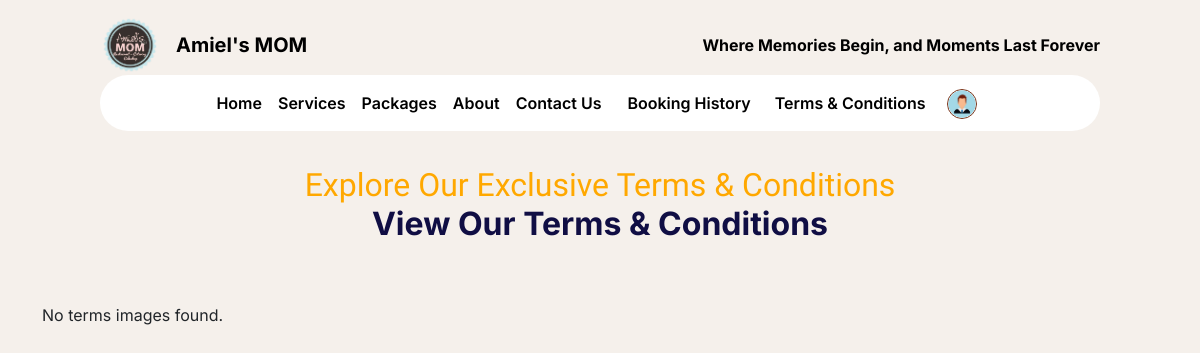
The page /features/users/web/terms_condition.php (signed in) on the database as committed earlier.
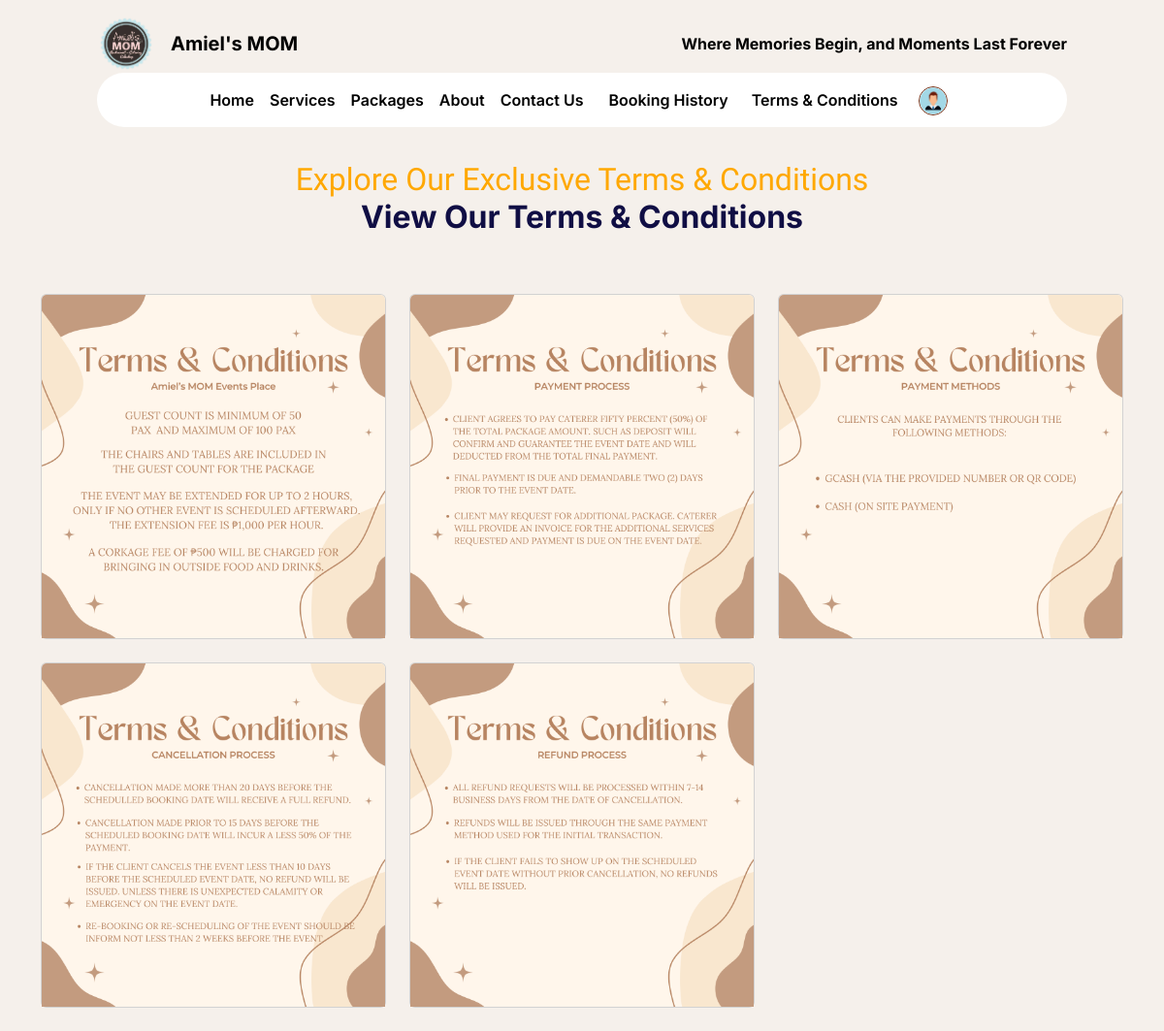
The same page on the database as committed later.
### tables this page shows
CREATE TABLE `terms_condition` (
  `id` int(11) NOT NULL,
  `image` varchar(255) NOT NULL,
  `created_at` timestamp NOT NULL DEFAULT current_timestamp()
);

### features/users/web/terms_condition.php (the view, shortened to what this page needs)
<?php
$email = isset($_SESSION['email']) ? $_SESSION['email'] : '';
?>
<!DOCTYPE html>
<html lang="en">
<head>
    <link href="https://cdn.jsdelivr.net/npm/bootstrap@5.3.3/dist/css/bootstrap.min.css" rel="stylesheet"
>
    <link rel="stylesheet" href="../css/packages.css">
    <link href="https://cdn.jsdelivr.net/npm/fullcalendar@6.1.8/index.global.min.css" rel="stylesheet">
</head>
<body>
    <div class="navbar-container">
        <div class="col-10 col-md-10">
        <div class="d-flex justify-content-between">
                        <div class="d-flex gap-3">
                            <img src="../../../assets/logo.png" alt="Logo" style="width: 60px; height: 60px;">
                            <h5 class="text-black d-flex align-items-center fw-bold mb-0">Amiel's MOM</h5>
                        </div>
                        <div class="d-flex align-items-center">
                        <p class="mb-0 text-black fw-bold w-100 d-flex">Where Memories Begin, and Moments Last Forever</p>
                        </div>
                    </div>
                <nav class="navbar navbar-expand-lg navbar-light">
                    <div class="container">
                        <div class="collapse navbar-collapse justify-content-center align-items-center" id="navbarNav">
                            <ul class="navbar-nav d-flex align-items-center ">
                                <li class="nav-item">
                                    <a class="nav-link" href="../../../index.php">Home</a>
                                </li>
                                <li class="nav-item">
                                    <a class="nav-link" href="../../../index.php#our-services">Services</a>
                                </li>
                                <li class="nav-item">
                                    <a class="nav-link" href="packages.php">Packages</a>
                                </li>
                                <li class="nav-item">
                                    <a class="nav-link" href="about_us.php">About</a>
                                </li>
                                <li class="nav-item">
                                    <a class="nav-link" href="contact_us.php">Contact Us</a>
                                </li>
                                <div class="d-flex gap-2 navbar-btn">
                                <?php if ($email): ?>
                                <li class="nav-item">
                                    <a class="nav-link" href="history.php">Booking History</a>
                                </li>
                                <li class="nav-item">
                                    <a class="nav-link" href="terms_condition.php">Terms & Conditions</a>
                                </li>
                                <div class="dropdown second-dropdown d-flex align-items-center">
                                <button class="btn" type="button" id="dropdownMenuButton2"
                                        data-bs-toggle="dropdown" aria-expanded="false" style="padding: 0; margin-top: 2px;">
                                    <img src="../../../assets/profile/user.png" alt="Profile Image" class="profile" style="width: 30px; height: 30px; margin-left: 5px; margin-right: 5px;">
                                </button>
                            </div>
                        <?php endif; ?>
                            </div>
                            </ul>
                        </div>
                    </div>
                </nav>
        </div>
    </div>
    <section class="body">
    <p class="calendar-title text-center mb-0">Explore Our Exclusive Terms & Conditions</p>
    <h3 class="text-center calendar-h3">View Our Terms & Conditions</h3>
    <div class="container package">
        <div class="row">
            <?php
            $query = "SELECT * FROM terms_condition";
            $result = $conn->query($query);
            if ($result && $result->num_rows > 0) {
                while ($row = $result->fetch_assoc()) {
                    $imagePath = "../../../assets/terms_condition/" . htmlspecialchars($row['image'], ENT_QUOTES, 'UTF-8');
                    echo '<div class="col-md-4 mb-4">
                            <div class="card">
                                <img src="' . $imagePath . '" alt="Terms Image" class="card-img-top" data-bs-toggle="modal" data-bs-target="#imageModal" data-bs-imgsrc="' . $imagePath . '">
                            </div>
                          </div>';
                }
            } else {
                echo '<div class="col-md-3 mb-4"><p>No terms images found.</p></div>';
            }
            ?>
        </div>
    </div>
</section>
</html>

Rows that differ between the two databases and show on the page:
added terms_condition: image (picture)
added terms_condition: image (picture)
added terms_condition: image (picture)
added terms_condition: image (picture)
added terms_condition: image (picture)
Other text that changed with them:
text no longer shown: "No terms images found."
